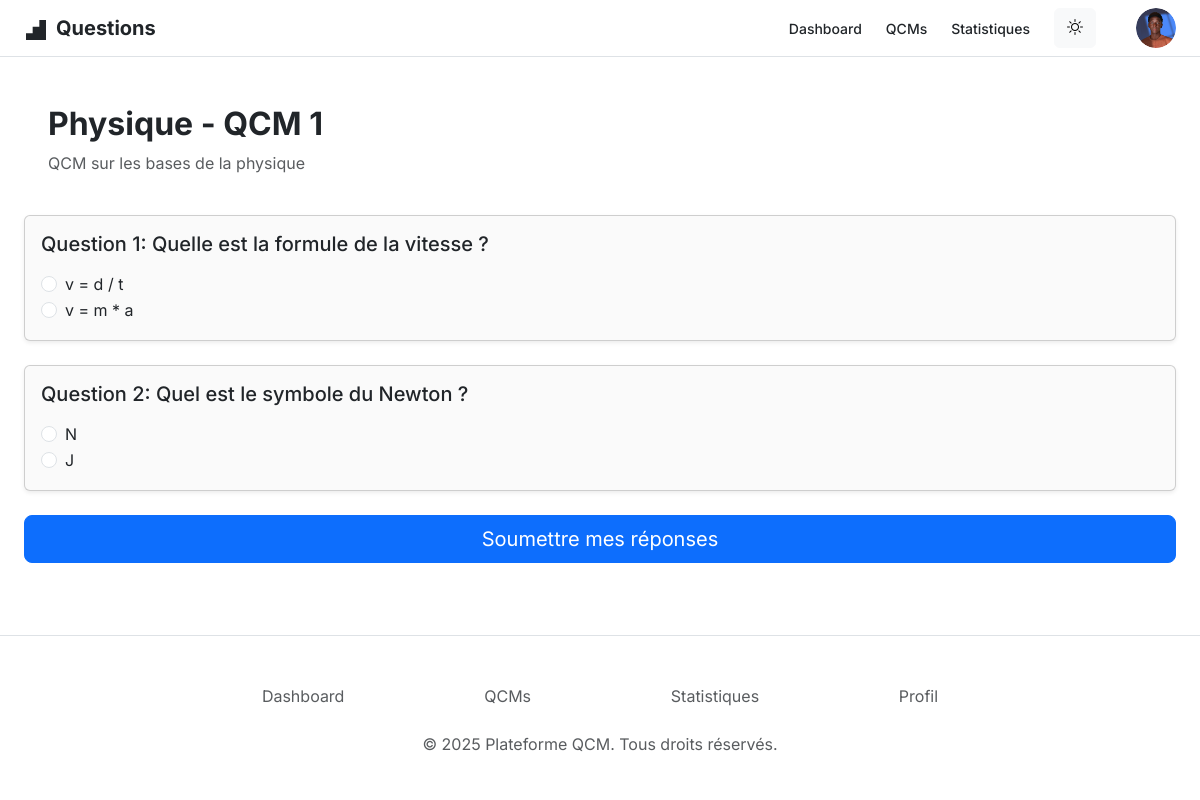
Page /pages/portail/qcms/faire-qcm.php?id=2 (signed in) on the committed database.
### tables this page shows
CREATE TABLE qcms (
    id INT AUTO_INCREMENT PRIMARY KEY,
    titre VARCHAR(255) NOT NULL,
    description TEXT,
    date_creation TIMESTAMP DEFAULT CURRENT_TIMESTAMP
);

CREATE TABLE questions (
    id INT AUTO_INCREMENT PRIMARY KEY,
    qcm_id INT NOT NULL,
    texte_question TEXT NOT NULL,
    FOREIGN KEY (qcm_id) REFERENCES qcms(id) ON DELETE CASCADE
);

CREATE TABLE reponses (
    id INT AUTO_INCREMENT PRIMARY KEY,
    question_id INT NOT NULL,
    texte_reponse TEXT NOT NULL,
    est_correcte BOOLEAN DEFAULT FALSE,
    FOREIGN KEY (question_id) REFERENCES questions(id) ON DELETE CASCADE
);

### includes/database/crud/qcm.php (called while the page is built, shortened)
<?php
function recupererQcmParId(int $id): array|false {
    $db = connectToDB();
    try {
        $sql = "SELECT * FROM qcms WHERE id = :id";
        $stmt = $db->prepare($sql);
        $stmt->execute([':id' => $id]);
        return $stmt->fetch(PDO::FETCH_ASSOC);
    } catch (PDOException $e) {
        error_log('Erreur lors de la récupération du QCM: ' . $e->getMessage());
        return false;
    }
}

### includes/database/crud/question.php (called while the page is built, shortened)
<?php
function recupererQuestionsParQcm(int $qcm_id): array|false {
    $db = connectToDB();
    try {
        $sql = "SELECT * FROM questions WHERE qcm_id = :qcm_id ORDER BY id";
        $stmt = $db->prepare($sql);
        $stmt->execute([':qcm_id' => $qcm_id]);
        return $stmt->fetchAll(PDO::FETCH_ASSOC);
    } catch (PDOException $e) {
        error_log('Erreur lors de la récupération des questions: ' . $e->getMessage());
        return false;
    }
}

### includes/database/crud/reponse.php (called while the page is built, shortened)
<?php
function recupererReponsesParQuestion(int $question_id): array|false {
    $db = connectToDB();
    try {
        $sql = "SELECT * FROM reponses WHERE question_id = :question_id ORDER BY id";
        $stmt = $db->prepare($sql);
        $stmt->execute([':question_id' => $question_id]);
        return $stmt->fetchAll(PDO::FETCH_ASSOC);
    } catch (PDOException $e) {
        error_log('Erreur lors de la récupération des réponses: ' . $e->getMessage());
        return false;
    }
}

### pages/portail/qcms/faire-qcm.php (the view, shortened to what this page needs)
<?php
    require_once __DIR__ . '/../../../includes/layout/page.php';
    require_once __DIR__ . '/../../../includes/database/crud/qcm.php';
    require_once __DIR__ . '/../../../includes/database/crud/question.php';
    require_once __DIR__ . '/../../../includes/database/crud/reponse.php';
    $qcm_id = $_GET['id'];
    $qcm = recupererQcmParId($qcm_id);
    $questions = recupererQuestionsParQcm($qcm_id);
?>
<?php include_once __DIR__ . '/../../../includes/layout/header_student.php'; ?>
<div class="container-fluid p-4 mb-5">
    <div class="row p-4">
        <div class="col-12">
            <h1 class="text-custom-dark tracking-light fs-2 fw-bold leading-tight min-w-72"><?php echo htmlspecialchars($qcm['titre']); ?></h1>
            <p class="text-muted"><?php echo htmlspecialchars($qcm['description']); ?></p>
        </div>
    </div>
    <form action="<?php echo get_full_url('includes/api/resultat.php?submit'); ?>" method="post">
        <?php if ($questions): ?>
            <?php foreach ($questions as $index => $question): ?>
                <div class="card bg-theme shadow-sm mb-4">
                    <div class="card-body">
                        <h5 class="card-title mb-3">Question <?php echo $index + 1; ?>: <?php echo htmlspecialchars($question['texte_question']); ?></h5>
                        <?php $reponses = recupererReponsesParQuestion($question['id']); ?>
                        <?php if ($reponses): ?>
                            <?php foreach ($reponses as $reponse): ?>
                                <div class="form-check">
                                    <input class="form-check-input" type="radio" name="reponses[<?php echo $question['id']; ?>]" id="reponse-<?php echo $reponse['id']; ?>" value="<?php echo $reponse['id']; ?>" required>
                                    <label class="form-check-label" for="reponse-<?php echo $reponse['id']; ?>">
                                        <?php echo htmlspecialchars($reponse['texte_reponse']); ?>
                                    </label>
                                </div>
                            <?php endforeach; ?>
                        <?php else: ?>
                            <p class="text-muted">Aucune réponse disponible pour cette question.</p>
                        <?php endif; ?>
                    </div>
                </div>
            <?php endforeach; ?>
            <button type="submit" class="btn btn-primary btn-lg w-100">Soumettre mes réponses</button>
        <?php else: ?>
            <p class="text-center">Ce QCM ne contient aucune question pour le moment.</p>
        <?php endif; ?>
    </form>
</div>
<?php include_once __DIR__ . '/../../../includes/layout/footer_student.php'; ?>

### rows in the picture
qcms: titre "Physique - QCM 1", description "QCM sur les bases de la physique"
questions: texte_question "Quelle est la formule de la vitesse ?"
reponses: texte_reponse "v = d / t"
reponses: texte_reponse "v = m * a"
questions: texte_question "Quel est le symbole du Newton ?"
reponses: texte_reponse "N"
reponses: texte_reponse "J"
